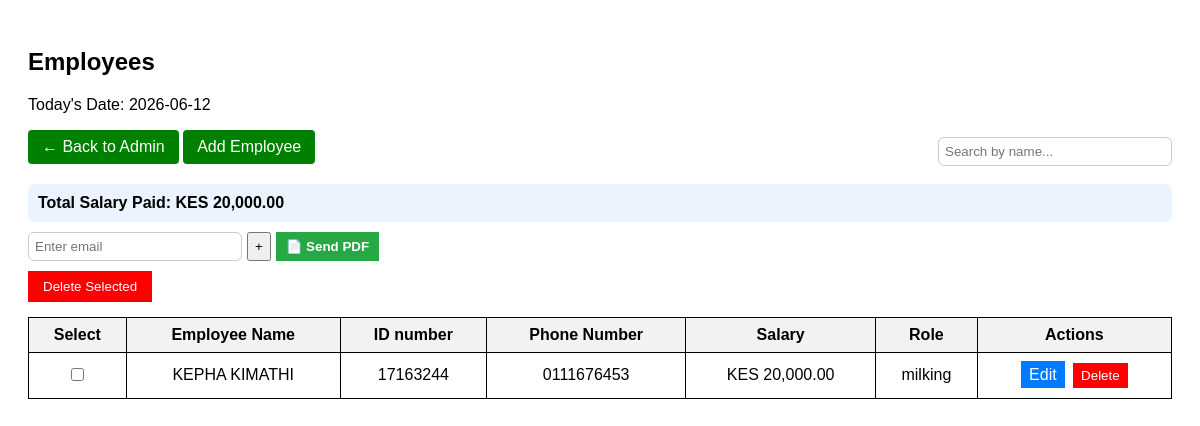
Screenshot of /Employees (signed in) with the database file from the repository.
### models.py (models this page shows)
class EmployeesRegistry(db.Model):
    id = db.Column(db.Integer, primary_key=True)
    EmployeeName = db.Column(db.String(100), nullable=False)
    ID_Number = db.Column(db.String(100), nullable=False)
    phone = db.Column(db.String(100), nullable=False)
    salary = db.Column(db.Numeric(10,2), nullable=False)
    role = db.Column(db.String(100), nullable=False)

### app.py (the view, shortened to what this page needs)
@app.route("/Employees", methods=["GET", "POST"])
@login_required
@role_required("admin")
def Employees():
    Employees = EmployeesRegistry.query.all()
    current_date = date.today()
    total = sum(float(e.salary or 0) for e in Employees)
    return render_template(
        "Employees.html",
        Employees=Employees,
        current_date=current_date,
        total=total   # 🔥 FIX
    )

### app.py (called while the page is built)
@app.before_request
def require_login():
    if request.endpoint is None:
        return
    allowed = [
        "login",
        "forgot",
        "verify_otp",
        "reset_password",
        "logout",
        "static"
    ]
    if request.endpoint.startswith("static"):
        return
    if not session.get("logged_in") and request.endpoint not in allowed:
        return redirect(url_for("login"))

def login_required(f):
    @wraps(f)
    def wrapper(*args, **kwargs):
        if not session.get("logged_in"):
            return redirect(url_for("login"))
        return f(*args, **kwargs)
    return wrapper

def role_required(*roles):
    def decorator(f):
        @wraps(f)
        def wrapper(*args, **kwargs):
            if not session.get("logged_in"):
                return redirect(url_for("login"))
            user_role = session.get("role")
            if user_role not in roles:
                flash(
                    "Access denied. You are not authorized.",
                    "error"
                )
                return redirect(url_for("access_denied"))
            return f(*args, **kwargs)
        return wrapper
    return decorator

### templates/Employees.html (shortened to what this page needs)
<!DOCTYPE html>
<html>
<head>
</head>
<body>
<h2>Employees</h2>
<p>Today's Date: {{ current_date }}</p>
<div class="top-bar">
    <div>
        <a href="/" class="btn_dashboard">← Back to Admin</a>
        <a href="/employee_registry" class="btn_dashboard">Add Employee</a>
    </div>
    <div class="search-box">
        <input type="text" id="searchInput" placeholder="Search by name...">
    </div>
</div>
<div class="summary">
    Total Salary Paid:
    KES {{ "{:,.2f}".format(Employees | sum(attribute='salary')) }}
</div>
<form method="get" action="/send_report/employees">
    <div class="email-box">
        <input type="text" name="emails" placeholder="Enter email">
        <button type="button" onclick="addEmailField(this)">+</button>
        <button type="submit" class="btn-send">
            📄 Send PDF
        </button>
    </div>
</form>
<form method="POST">
    <button type="submit" name="delete_selected" class="btn-delete">
        Delete Selected
    </button>
    <table id="employeeTable">
        <thead>
            <tr>
                <th>Select</th>
                <th>Employee Name</th>
                <th>ID number</th>
                <th>Phone Number</th>
                <th>Salary</th>
                <th>Role</th>
                <th>Actions</th>
            </tr>
        </thead>
        <tbody>
            {% for e in Employees %}
            <tr>
                <td>
                    <input type="checkbox" name="EmployeesRegistry_ids" value="{{ e.id }}">
                </td>
                <td class="name">{{ e.EmployeeName }}</td>
                <td>{{ e.ID_Number }}</td>
                <td>{{ e.phone }}</td>
                <td>KES {{ "{:,.2f}".format(e.salary or 0) }}</td>
                <td>{{ e.role }}</td>
                <td class="actions">
                    <a href="/employees/edit/{{ e.id }}" class="btn-blue">Edit</a>
                    <form method="post"
                          action="/employees/delete/{{ e.id }}"
                          style="display:inline;"
                          onsubmit="return confirm('Delete this employee?')">
                        <button class="btn-red">Delete</button>
                    </form>
                </td>
            </tr>
            {% endfor %}
        </tbody>
    </table>
</form>
</body>
</html>

### templates/Employees.html (style rules this page uses)
body { font-family: Arial, sans-serif; padding: 20px; }
table { width: 100%; border-collapse: collapse; margin-top: 15px; }
table, th, td { border: 1px solid black; }
th, td { padding: 8px; text-align: center; }
th { background-color: #f2f2f2; }
.btn-delete { margin-top: 10px; padding: 8px 15px; background-color: red; color: white; border: none; cursor: pointer; }
.btn_dashboard { display: inline-block; margin-bottom: 10px; padding: 8px 14px; background: green; color: white; text-decoration: none; border-radius: 4px; }
.top-bar { display: flex; justify-content: space-between; align-items: center; flex-wrap: wrap; gap: 10px; }
.search-box input { padding: 6px; width: 220px; border-radius: 6px; border: 1px solid #ccc; }
.email-box { display: flex; gap: 5px; margin-top: 10px; }
.email-box input { padding: 6px; border-radius: 6px; border: 1px solid #ccc; width: 200px; }
.btn-send { background: #28a745; color: white; font-weight: bold; border: none; padding: 6px 10px; cursor: pointer; }
.summary { margin-top: 10px; padding: 10px; background: #eaf3ff; border-radius: 6px; font-weight: bold; }
.actions a, .actions button { margin: 2px; padding: 5px 8px; border: none; cursor: pointer; text-decoration: none; color: white; }
.btn-blue { background: #007bff; }
.btn-red { background: red; }

### rows the page displays
EmployeesRegistry: EmployeeName "KEPHA KIMATHI", ID_Number "17163244", phone "0111676453", salary "20,000.00", role "milking"

### other values shown
{{ "{:,.2f}".format(Employees | sum(attribute='salary')) }} "20,000.00"
